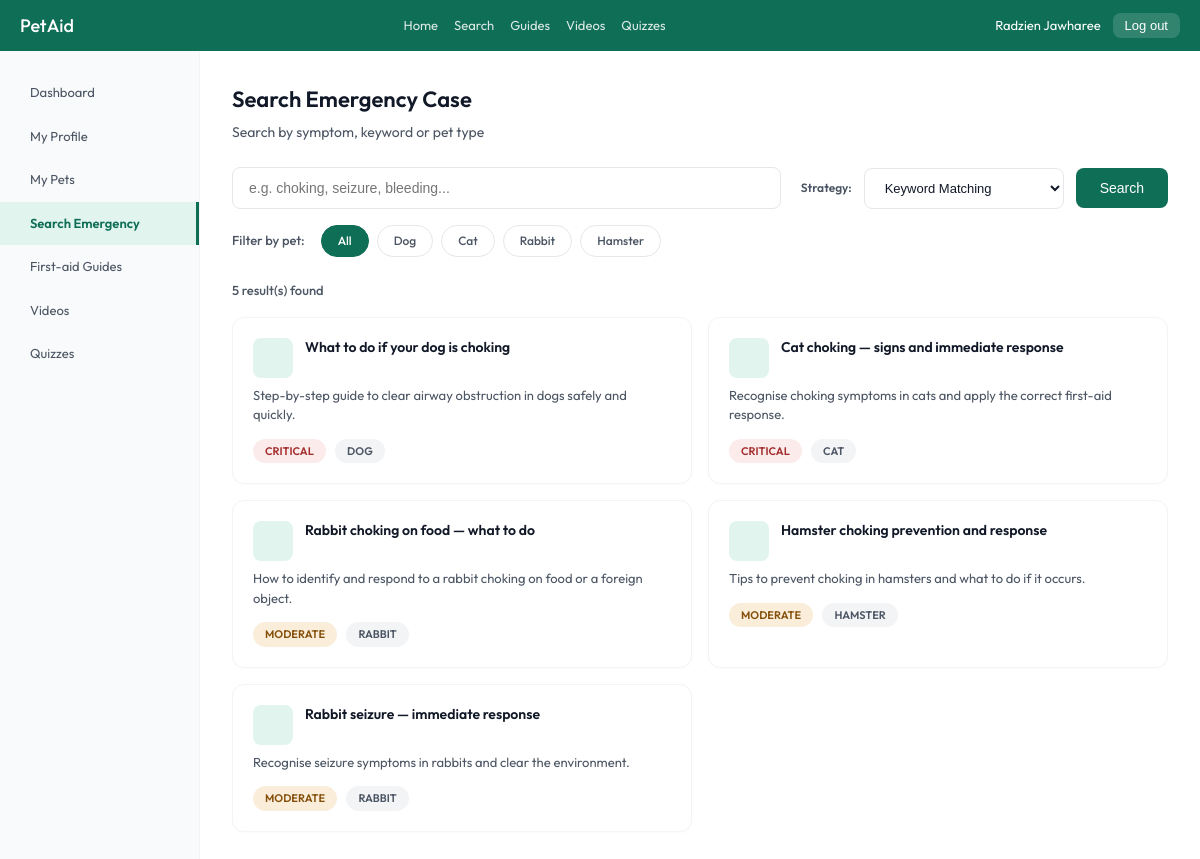
The page /search (signed in) on the database its author committed.
### models.py (models this page shows, shortened)
class Account(db.Model):
    __tablename__ = 'account'
    id = db.Column(db.Integer, primary_key=True)
    username = db.Column(db.String(80), unique=True, nullable=False)
    email = db.Column(db.String(120), unique=True, nullable=False)
    password_hash = db.Column(db.String(128), nullable=False)
    first_name = db.Column(db.String(50), nullable=False)
    last_name = db.Column(db.String(50), nullable=False)
    phone_number = db.Column(db.String(20), nullable=True)
    role = db.Column(db.String(30), nullable=False)
    __mapper_args__ = {
        'polymorphic_on': role,
        'polymorphic_identity': 'account'
    }

class EmergencyCase(db.Model):
    __tablename__ = 'emergency_case'
    id = db.Column(db.Integer, primary_key=True)
    title = db.Column(db.String(200), nullable=False)
    description = db.Column(db.Text, nullable=False)
    severity = db.Column(db.String(20), nullable=False)
    species = db.Column(db.String(50), nullable=False)
    keywords = db.Column(db.String(255), nullable=False)
    guide_id = db.Column(
        db.Integer,
        db.ForeignKey('first_aid_guide.id'),
        nullable=True
    )
    video_id = db.Column(
        db.Integer,
        db.ForeignKey('video_content.id'),
        nullable=True
    )

### app.py (the view)
@app.route('/search')
@login_required('user')
def search_emergency():
    query = request.args.get('query', '').strip()
    species_filter = request.args.get('species', 'all').strip()
    strategy_mode = request.args.get('strategy', 'keyword').strip()
    if strategy_mode == 'severity':
        context = SearchContext(SeveritySpeciesSearchStrategy())
    else:
        context = SearchContext(KeywordSearchStrategy())
    results = context.execute_search(query, species_filter)
    return render_template(
        'search_guide_video.html',
        active_tab='search',
        query=query,
        active_species=species_filter,
        strategy_mode=strategy_mode,
        results=results
    )

### app.py (called while the page is built)
def login_required(role=None):
    def decorator(f):
        from functools import wraps
        @wraps(f)
        def decorated_function(*args, **kwargs):
            if 'user_id' not in session:
                flash('Please log in to access this page.', 'danger')
                return redirect(url_for('login_route'))
            if role and session.get('role') != role:
                flash('Unauthorized access.', 'danger')
                return redirect(url_for('home'))
            return f(*args, **kwargs)
        return decorated_function
    return decorator

@app.before_request
def load_logged_in_user():
    user_id = session.get('user_id')
    if user_id is None:
        g.user = None
    else:
        g.user = Account.query.get(user_id)

### strategy.py (called while the page is built, shortened)
    def search(self, query: str, species_filter: str) -> list:
        db_query = EmergencyCase.query
        if species_filter and species_filter.lower() != 'all':
            db_query = db_query.filter(
                EmergencyCase.species.ilike(species_filter)
            )
        return db_query.all()

    def execute_search(self, query: str, species_filter: str) -> list:
        return self._strategy.search(query, species_filter)

### templates/search_guide_video.html (shortened to what this page needs)
{% extends "base.html" %}
{% block content %}
<div class="layout">
  <div class="sidebar">
    <a href="{{ url_for('dashboard') }}" class="sidebar-item"> Dashboard</a>
    <a href="{{ url_for('profile') }}" class="sidebar-item"> My Profile</a>
    <a href="{{ url_for('pets_list') }}" class="sidebar-item"> My Pets</a>
    <a href="{{ url_for('search_emergency') }}" class="sidebar-item {% if active_tab == 'search' %}active{% endif %}"> Search Emergency</a>
    <a href="{{ url_for('guides_list') }}" class="sidebar-item {% if active_tab == 'guides' %}active{% endif %}"> First-aid Guides</a>
    <a href="{{ url_for('videos_list') }}" class="sidebar-item {% if active_tab == 'videos' %}active{% endif %}"> Videos</a>
    <a href="{{ url_for('quizzes_list') }}" class="sidebar-item"> Quizzes</a>
  </div>
  <div class="main" style="{% if active_tab == 'guides' and guide %}padding:0;{% endif %}">
    {% if active_tab == 'search' %}
      <div class="page-title">Search Emergency Case</div>
      <div class="page-sub">Search by symptom, keyword or pet type</div>
      <form action="{{ url_for('search_emergency') }}" method="GET">
        <div class="search-bar">
          <input class="search-input" type="text" name="query" placeholder="e.g. choking, seizure, bleeding..." value="{{ query or '' }}" />
          <label style="font-size:12px; font-weight:600; color:var(--color-text-secondary); margin-left:8px;">Strategy:</label>
          <select class="strategy-select" name="strategy">
            <option value="keyword" {% if strategy_mode == 'keyword' %}selected{% endif %}>Keyword Matching</option>
          </select>
          <button class="search-btn" type="submit"> Search</button>
        </div>
        <div class="filter-row">
          <span style="font-size:13px;color:var(--color-text-secondary);margin-right:8px;font-weight:500;">Filter by pet:</span>
          <a href="{{ url_for('search_emergency', query=query, species='all', strategy=strategy_mode) }}" class="filter-chip {% if active_species == 'all' %}active{% endif %}">All</a>
          <a href="{{ url_for('search_emergency', query=query, species='Dog', strategy=strategy_mode) }}" class="filter-chip {% if active_species == 'Dog' %}active{% endif %}">Dog</a>
          <a href="{{ url_for('search_emergency', query=query, species='Cat', strategy=strategy_mode) }}" class="filter-chip {% if active_species == 'Cat' %}active{% endif %}">Cat</a>
          <a href="{{ url_for('search_emergency', query=query, species='Rabbit', strategy=strategy_mode) }}" class="filter-chip {% if active_species == 'Rabbit' %}active{% endif %}">Rabbit</a>
          <a href="{{ url_for('search_emergency', query=query, species='Hamster', strategy=strategy_mode) }}" class="filter-chip {% if active_species == 'Hamster' %}active{% endif %}">Hamster</a>
        </div>
      </form>
      <div style="font-size:13px;color:var(--color-text-secondary);margin-bottom:16px;font-weight:500;">{{ results|length }} result(s) found</div>
      <div class="results-grid">
        {% for case in results %}
          <a href="{% if case.guide_id %}{{ url_for('view_guide', guide_id=case.guide_id) }}{% elif case.video_id %}{{ url_for('view_video', video_id=case.video_id) }}{% else %}#{% endif %}" class="result-card">
            <div class="result-header">
              <div class="result-icon">
              </div>
              <div class="result-title">{{ case.title }}</div>
            </div>
            <div class="result-desc">{{ case.description }}</div>
            <span class="badge {% if case.severity == 'Critical' %}badge-red{% elif case.severity == 'Moderate' %}badge-amber{% else %}badge-green{% endif %}">{{ case.severity }}</span>
            <span class="badge badge-gray" style="margin-left: 6px;">{{ case.species }}</span>
          </a>
        {% else %}
          <div style="grid-column: 1 / -1; text-align:center; padding:48px; color:var(--color-text-secondary);">
            <i class="ti ti-search-off" style="font-size: 32px; display:block; margin-bottom:12px;"></i>
            No emergency cases match your search term. Try "choking" or "seizure".
          </div>
        {% endfor %}
      </div>
    {% endif %}
  </div>
</div>
{% endblock %}

### templates/base.html (shortened to what this page needs)
<!DOCTYPE html>
<html lang="en">
<head>
    <link rel="stylesheet" href="https://cdn.jsdelivr.net/npm/@tabler/icons-webfont@latest/tabler-icons.min.css">
    <link rel="stylesheet" href="{{ url_for('static', filename='style.css') }}">
</head>
<body>
    {% set role = session.get('role') %}
    {% if role == 'user' %}
        <div class="nav" style="background: #0F6E56; padding: 12px 20px; display: flex; align-items: center; justify-content: space-between; color: #fff;">
            <span class="nav-logo" style="color: #fff; font-size: 18px; font-weight: 500; cursor: pointer;" onclick="location.href='{{ url_for('dashboard') }}'">
                 PetAid
            </span>
            <div class="nav-links" style="display: flex; gap: 16px;">
                <span class="nav-link" style="color: rgba(255,255,255,0.85); font-size: 13px; cursor: pointer;" onclick="location.href='{{ url_for('dashboard') }}'">Home</span>
                <span class="nav-link" style="color: rgba(255,255,255,0.85); font-size: 13px; cursor: pointer;" onclick="location.href='{{ url_for('search_emergency') }}'">Search</span>
                <span class="nav-link" style="color: rgba(255,255,255,0.85); font-size: 13px; cursor: pointer;" onclick="location.href='{{ url_for('guides_list') }}'">Guides</span>
                <span class="nav-link" style="color: rgba(255,255,255,0.85); font-size: 13px; cursor: pointer;" onclick="location.href='{{ url_for('videos_list') }}'">Videos</span>
                <span class="nav-link" style="color: rgba(255,255,255,0.85); font-size: 13px; cursor: pointer;" onclick="location.href='{{ url_for('quizzes_list') }}'">Quizzes</span>
            </div>
            <div class="nav-right" style="display: flex; align-items: center; gap: 12px;">
                <span class="nav-user" style="color: #fff; font-size: 13px;"> {{ session.get('first_name') }} {{ session.get('last_name') }}</span>
                <button class="nav-logout" style="background: rgba(255,255,255,0.15); color: #fff; border: none; border-radius: var(--border-radius-md); padding: 5px 12px; font-size: 13px; cursor: pointer;" onclick="location.href='{{ url_for('logout') }}'"> Log out</button>
            </div>
        </div>
    {% endif %}
    {% block content %}{% endblock %}
</body>
</html>

### static/style.css (style rules this page uses)
:root { --color-background-primary: #FFFFFF; --color-background-secondary: #F9FAFB; --color-border-secondary: #E5E7EB; --color-border-tertiary: #F3F4F6; --color-text-primary: #111827; --color-text-secondary: #4B5563; --color-text-danger: #DC2626; --color-border-danger: #FCA5A5; --border-radius-lg: 12px; --border-radius-md: 8px; --border-radius-sm: 4px; --font-family: 'Outfit', -apple-system, BlinkMacSystemFont, "Segoe UI", Roboto, Helvetica, Arial, sans-serif; }
* { margin: 0; padding: 0; box-sizing: border-box; }
body { font-family: var(--font-family); background-color: #F3F4F6; color: var(--color-text-primary); min-height: 100vh; line-height: 1.5; }

### templates/search_guide_video.html (style rules this page uses)
.layout { display: grid; grid-template-columns: 200px 1fr; min-height: calc(100vh - 54px); }
.sidebar { background: var(--color-background-secondary); border-right: 0.5px solid var(--color-border-tertiary); padding: 20px 0; }
.sidebar-item { display: flex; align-items: center; gap: 10px; padding: 12px 20px; font-size: 13px; color: var(--color-text-secondary); cursor: pointer; text-decoration: none; transition: all 0.2s; }
.sidebar-item.active { background: #E1F5EE; color: #0F6E56; font-weight: 600; border-right: 3px solid #0F6E56; }
.main { padding: 32px; background: #FFFFFF; }
.page-title { font-size: 22px; font-weight: 600; color: var(--color-text-primary); margin-bottom: 6px; }
.page-sub { font-size: 14px; color: var(--color-text-secondary); margin-bottom: 24px; }
.search-bar { display: flex; gap: 12px; margin-bottom: 16px; align-items: center; }
.search-input { flex: 1; padding: 12px 16px; border: 1.5px solid var(--color-border-secondary); border-radius: var(--border-radius-md); font-size: 14px; background: var(--color-background-primary); color: var(--color-text-primary); outline: none; transition: border-color 0.2s; }
.search-btn { background: #0F6E56; color: #fff; border: none; border-radius: var(--border-radius-md); padding: 12px 24px; font-size: 14px; font-weight: 500; cursor: pointer; transition: background 0.2s; }
.strategy-select { padding: 11px 16px; border: 1.5px solid var(--color-border-secondary); border-radius: var(--border-radius-md); font-size: 13px; font-weight: 500; background: var(--color-background-primary); color: var(--color-text-primary); outline: none; cursor: pointer; }
.filter-row { display: flex; gap: 8px; margin-bottom: 24px; flex-wrap: wrap; align-items: center; }
.filter-chip { padding: 6px 16px; border-radius: 999px; font-size: 12px; font-weight: 500; border: 1px solid var(--color-border-secondary); background: var(--color-background-primary); color: var(--color-text-secondary); cursor: pointer; transition: all 0.2s; text-decoration: none; }
.filter-chip.active { background: #0F6E56; color: #fff; border-color: #0F6E56; }
.results-grid { display: grid; grid-template-columns: repeat(2, 1fr); gap: 16px; }
.result-card { background: var(--color-background-primary); border: 0.5px solid var(--color-border-tertiary); border-radius: var(--border-radius-lg); padding: 20px; cursor: pointer; transition: all 0.2s; text-decoration: none; display: block; box-shadow: 0 1px 3px rgba(0,0,0,0.02); }
.result-header { display: flex; align-items: flex-start; gap: 12px; margin-bottom: 8px; }
.result-icon { width: 40px; height: 40px; border-radius: var(--border-radius-md); background: #E1F5EE; display: flex; align-items: center; justify-content: center; color: #0F6E56; font-size: 18px; flex-shrink: 0; }
.result-title { font-size: 14px; font-weight: 600; color: var(--color-text-primary); line-height: 1.4; }
.result-desc { font-size: 13px; color: var(--color-text-secondary); line-height: 1.5; margin-bottom: 12px; }
.badge { display: inline-block; padding: 4px 12px; border-radius: 999px; font-size: 11px; font-weight: 600; text-transform: uppercase; }
.badge-red { background: #FCEBEB; color: #A32D2D; }
.badge-amber { background: #FAEEDA; color: #854F0B; }
.badge-gray { background: var(--color-border-tertiary); color: var(--color-text-secondary); }

### rows shown on the page
Account: get "Jawharee"
EmergencyCase: title "What to do if your dog is choking", description "Step-by-step guide to clear airway obstruction in dogs safely and quickly.", severity "CRITICAL", species "DOG"
EmergencyCase: title "Cat choking — signs and immediate response", description "Recognise choking symptoms in cats and apply the correct first-aid response.", severity "CRITICAL", species "CAT"
EmergencyCase: title "Rabbit choking on food — what to do", description "How to identify and respond to a rabbit choking on food or a foreign object.", severity "MODERATE", species "RABBIT"
EmergencyCase: title "Hamster choking prevention and response", description "Tips to prevent choking in hamsters and what to do if it occurs.", severity "MODERATE", species "HAMSTER"
EmergencyCase: title "Rabbit seizure — immediate response", description "Recognise seizure symptoms in rabbits and clear the environment.", severity "MODERATE", species "RABBIT"

### other values the page prints
{{ session.get('first_name') }} "Radzien"
{{ results|length }} "5"
